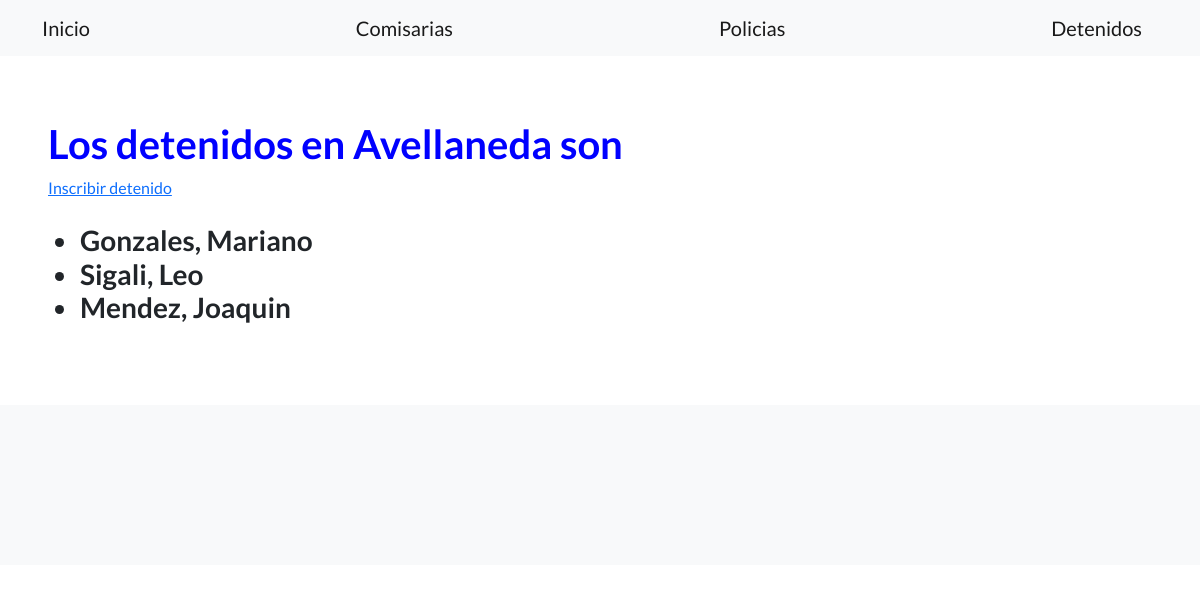
Screenshot of /panel/detenidos/ with the database file from the repository.
### aplicacion/models.py (models this page shows, shortened)
class Detenido(models.Model):
    apellido = models.CharField(max_length=256)
    nombre = models.CharField(max_length=256)
    motivo_de_detencion=models.TextField()
    dni= models.IntegerField(null=True)
    fecha_de_nacimiento= models.DateField(null=True)

### aplicacion/views.py (the view)
# urls.py: path("detenidos/", views.mostrar_detenidos, name="mostrar_detenidos"),
def mostrar_detenidos(request):
   contexto= {
              "detenidos": Detenido.objects.all()
   }
   http_response= render(
      request=request,
        template_name='aplicacion/mostrar_detenidos.html',
        context=contexto,
   )
   return http_response

### aplicacion/templates/aplicacion/mostrar_detenidos.html (shortened to what this page needs)
{% extends "base.html" %}
{% block contenido %}
<h1 style="color:blue;">
  Los detenidos en Avellaneda son</h1>
  <a href="{% url 'crear-detenido' %}">Inscribir detenido</a>
<br><br>
<h3><ul>
{% for detenido in detenidos %}
  <li>
    {{ detenido.apellido }}, {{ detenido.nombre }}
  </li>
{% endfor %}
</ul>
{% endblock contenido %}

### rows the page displays
Detenido: apellido "Gonzales", nombre "Mariano"
Detenido: apellido "Sigali", nombre "Leo"
Detenido: apellido "Mendez", nombre "Joaquin"
